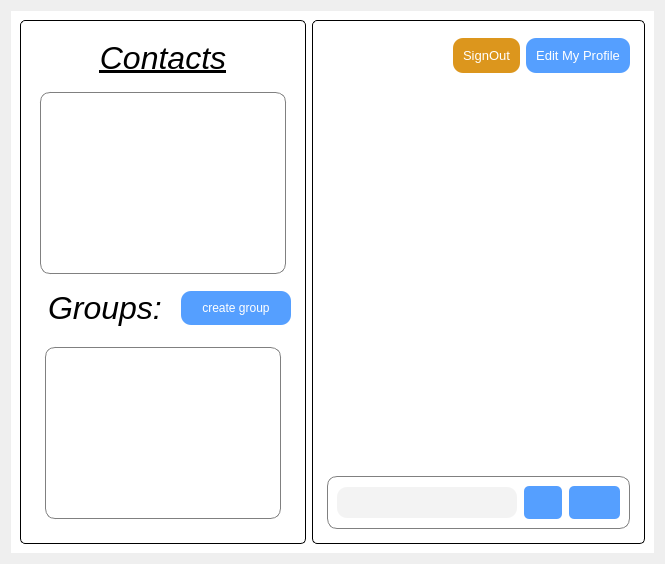
      <widget class="QWidget" name="main_window">
       <property name="sizePolicy">
        <sizepolicy hsizetype="Expanding" vsizetype="Expanding">
         <horstretch>0</horstretch>
         <verstretch>0</verstretch>
        </sizepolicy>
       </property>
       <layout class="QHBoxLayout" name="horizontalLayout_15">
        <item>
         <widget class="QWidget" name="StyleWholeMain" native="true">
          <property name="styleSheet">
           <string notr="true">padding:5px;
background-color:white;
</string>
          </property>
          <layout class="QHBoxLayout" name="horizontalLayout_5">
           <item>
            <widget class="QFrame" name="StylePaneLeft">
             <property name="styleSheet">
              <string notr="true">QFrame{
border:1px solid black;
border-radius:5px;
}</string>
             </property>
             <layout class="QVBoxLayout" name="verticalLayout_2">
              <property name="spacing">
               <number>6</number>
              </property>
              <property name="sizeConstraint">
               <enum>QLayout::SetDefaultConstraint</enum>
              </property>
              <item>
               <widget class="QLabel" name="label_4">
                <property name="font">
                 <font>
                  <pointsize>24</pointsize>
                  <italic>true</italic>
                  <bold>false</bold>
                  <underline>true</underline>
                 </font>
                </property>
                <property name="styleSheet">
                 <string notr="true">border:0;</string>
                </property>
                <property name="text">
                 <string>Contacts</string>
                </property>
                <property name="alignment">
                 <set>Qt::AlignCenter</set>
                </property>
               </widget>
              </item>
              <item>
               <widget class="QListWidget" name="contacts_list">
                <property name="sizePolicy">
                 <sizepolicy hsizetype="Preferred" vsizetype="Expanding">
                  <horstretch>0</horstretch>
                  <verstretch>0</verstretch>
                 </sizepolicy>
                </property>
                <property name="font">
                 <font>
                  <pointsize>10</pointsize>
                  <bold>false</bold>
                 </font>
                </property>
                <property name="focusPolicy">
                 <enum>Qt::ClickFocus</enum>
                </property>
                <property name="contextMenuPolicy">
                 <enum>Qt::DefaultContextMenu</enum>
                </property>
                <property name="styleSheet">
                 <string notr="true">QListView{
border:0;
padding:5px;
margin:5px;
border:1px solid grey;
border-radius:10px;
}
QListView::item{
background-color: rgb(220, 85, 0);
border-radius:10px;
padding:10px;
margin:10px;
}
QListView::item:selected{
background-color: rgb(150, 85, 0);
}</string>
                </property>
                <property name="frameShape">
                 <enum>QFrame::NoFrame</enum>
                </property>
                <property name="verticalScrollBarPolicy">
                 <enum>Qt::ScrollBarAlwaysOff</enum>
                </property>
                <property name="horizontalScrollBarPolicy">
                 <enum>Qt::ScrollBarAlwaysOff</enum>
                </property>
                <property name="alternatingRowColors">
                 <bool>false</bool>
                </property>
               </widget>
              </item>
              <item>
               <layout class="QHBoxLayout" name="horizontalLayout_3">
                <item>
                 <widget class="QLabel" name="label_11">
                  <property name="font">
                   <font>
                    <pointsize>24</pointsize>
                    <italic>true</italic>
                    <bold>false</bold>
                   </font>
                  </property>
                  <property name="styleSheet">
                   <string notr="true">border:0;</string>
                  </property>
                  <property name="text">
                   <string>Groups:</string>
                  </property>
                 </widget>
                </item>
                <item>
                 <widget class="QPushButton" name="createGroup_btn">
                  <property name="styleSheet">
                   <string notr="true">QPushButton{color: rgb(255, 255, 255);
background-color:rgb(85, 159, 255);
padding:10px;
border-radius:10px;
}
QPushButton:pressed{
background-color: rgb(79, 180,245);
}</string>
                  </property>
                  <property name="text">
                   <string>create group</string>
                  </property>
                 </widget>
                </item>
               </layout>
              </item>
              <item>
               <widget class="QListWidget" name="groups_list">
                <property name="sizePolicy">
                 <sizepolicy hsizetype="Preferred" vsizetype="Expanding">
                  <horstretch>0</horstretch>
                  <verstretch>0</verstretch>
                 </sizepolicy>
                </property>
                <property name="focusPolicy">
                 <enum>Qt::ClickFocus</enum>
                </property>
                <property name="styleSheet">
                 <string notr="true">QListView{
border:0;
padding:10px;
margin:10px;
border:1px solid grey;
border-radius:10px;
}
QListView::item{
background-color: rgb(220, 85, 0);
border-radius:10px;
padding:10px;
margin:10px;
}
QListView::item:selected{
background-color: rgb(150, 85, 0);
}</string>
                </property>
                <property name="verticalScrollBarPolicy">
                 <enum>Qt::ScrollBarAlwaysOff</enum>
                </property>
                <property name="horizontalScrollBarPolicy">
                 <enum>Qt::ScrollBarAlwaysOff</enum>
                </property>
                <property name="alternatingRowColors">
                 <bool>true</bool>
                </property>
                <property name="selectionMode">
                 <enum>QAbstractItemView::ContiguousSelection</enum>
                </property>
               </widget>
              </item>
             </layout>
            </widget>
           </item>
           <item>
            <widget class="QFrame" name="Style_rightPane">
             <property name="styleSheet">
              <string notr="true">QFrame{
border:1px solid black;
border-radius:5px;
}</string>
             </property>
             <layout class="QVBoxLayout" name="verticalLayout_3">
              <item>
               <layout class="QVBoxLayout" name="verticalLayout_4">
                <item>
                 <layout class="QHBoxLayout" name="horizontalLayout_6">
                  <item>
                   <widget class="QLabel" name="username_label_chat">
                    <property name="sizePolicy">
                     <sizepolicy hsizetype="Expanding" vsizetype="Preferred">
                      <horstretch>0</horstretch>
                      <verstretch>0</verstretch>
                     </sizepolicy>
                    </property>
                    <property name="font">
                     <font>
                      <pointsize>20</pointsize>
                      <bold>false</bold>
                     </font>
                    </property>
                    <property name="styleSheet">
                     <string notr="true">border:0;</string>
                    </property>
                    <property name="text">
                     <string/>
                    </property>
                   </widget>
                  </item>
                  <item>
                   <widget class="QPushButton" name="signout_btn">
                    <property name="sizePolicy">
                     <sizepolicy hsizetype="Preferred" vsizetype="Fixed">
                      <horstretch>0</horstretch>
                      <verstretch>0</verstretch>
                     </sizepolicy>
                    </property>
                    <property name="font">
                     <font>
                      <pointsize>10</pointsize>
                     </font>
                    </property>
                    <property name="styleSheet">
                     <string notr="true">QPushButton{
color: rgb(255, 255, 255);
background-color: rgb(220, 150, 29);
padding:10px;
border-radius:10px;
}
QPushButton:pressed{
background-color: rgb(150, 150, 29);
}</string>
                    </property>
                    <property name="text">
                     <string>SignOut</string>
                    </property>
                   </widget>
                  </item>
                  <item>
                   <widget class="QPushButton" name="editProfile_btn">
                    <property name="sizePolicy">
                     <sizepolicy hsizetype="Preferred" vsizetype="Fixed">
                      <horstretch>0</horstretch>
                      <verstretch>0</verstretch>
                     </sizepolicy>
                    </property>
                    <property name="font">
                     <font>
                      <pointsize>10</pointsize>
                     </font>
                    </property>
                    <property name="styleSheet">
                     <string notr="true">QPushButton{color: rgb(255, 255, 255);
background-color: rgb(85, 159, 255);
padding:10px;
border-radius:10px;
}
QPushButton:pressed{
background-color: rgb(79, 180,245);
}</string>
                    </property>
                    <property name="text">
                     <string>Edit My Profile</string>
                    </property>
                   </widget>
                  </item>
                 </layout>
                </item>
                <item>
                 <widget class="QLabel" name="userstatus_label_chat">
                  <property name="styleSheet">
                   <string notr="true">border:0;</string>
                  </property>
                  <property name="text">
                   <string/>
                  </property>
                 </widget>
                </item>
               </layout>
              </item>
              <item>
               <widget class="QListWidget" name="chat_pane">
                <property name="font">
                 <font>
                  <pointsize>14</pointsize>
                 </font>
                </property>
                <property name="focusPolicy">
                 <enum>Qt::NoFocus</enum>
                </property>
                <property name="autoFillBackground">
                 <bool>false</bool>
                </property>
                <property name="styleSheet">
                 <string notr="true">QListView{
border:0;
padding:10px;
margin:10px;
border-radius:10px;
}
QListView::item{
padding:10px;
margin:10px;
border:1px solid lightgrey;
border-radius:5px;
}</string>
                </property>
                <property name="frameShape">
                 <enum>QFrame::StyledPanel</enum>
                </property>
                <property name="verticalScrollBarPolicy">
                 <enum>Qt::ScrollBarAlwaysOff</enum>
                </property>
                <property name="horizontalScrollBarPolicy">
                 <enum>Qt::ScrollBarAlwaysOff</enum>
                </property>
                <property name="sizeAdjustPolicy">
                 <enum>QAbstractScrollArea::AdjustIgnored</enum>
                </property>
                <property name="autoScroll">
                 <bool>true</bool>
                </property>
                <property name="alternatingRowColors">
                 <bool>false</bool>
                </property>
                <property name="selectionMode">
                 <enum>QAbstractItemView::NoSelection</enum>
                </property>
                <property name="textElideMode">
                 <enum>Qt::ElideNone</enum>
                </property>
                <property name="verticalScrollMode">
                 <enum>QAbstractItemView::ScrollPerItem</enum>
                </property>
                <property name="horizontalScrollMode">
                 <enum>QAbstractItemView::ScrollPerPixel</enum>
                </property>
                <property name="movement">
                 <enum>QListView::Static</enum>
                </property>
                <property name="flow">
                 <enum>QListView::TopToBottom</enum>
                </property>
                <property name="isWrapping" stdset="0">
                 <bool>false</bool>
                </property>
                <property name="layoutMode">
                 <enum>QListView::SinglePass</enum>
                </property>
                <property name="viewMode">
                 <enum>QListView::ListMode</enum>
                </property>
                <property name="wordWrap">
                 <bool>true</bool>
                </property>
                <property name="selectionRectVisible">
                 <bool>false</bool>
                </property>
               </widget>
              </item>
              <item>
               <widget class="QFrame" name="Style_pallete_send">
                <property name="styleSheet">
                 <string notr="true">QFrame{
border-radius:10px;
border:1px solid grey;
}</string>
                </property>
                <layout class="QHBoxLayout" name="horizontalLayout_4">
                 <property name="spacing">
                  <number>1</number>
                 </property>
                 <property name="leftMargin">
                  <number>1</number>
                 </property>
                 <property name="topMargin">
                  <number>1</number>
                 </property>
                 <property name="rightMargin">
                  <number>1</number>
                 </property>
                 <property name="bottomMargin">
                  <number>1</number>
                 </property>
                 <item>
                  <widget class="QLineEdit" name="message_box_chat">
                   <property name="font">
                    <font>
                     <pointsize>14</pointsize>
                    </font>
                   </property>
                   <property name="styleSheet">
                    <string notr="true">QLineEdit{
background-color: rgb(243, 243, 243);
border-radius:10px;
padding:3px;
margin:3px;
}
</string>
                   </property>
                  </widget>
                 </item>
                 <item>
                  <widget class="QPushButton" name="emoji_btn">
                   <property name="sizePolicy">
                    <sizepolicy hsizetype="Preferred" vsizetype="Preferred">
                     <horstretch>0</horstretch>
                     <verstretch>0</verstretch>
                    </sizepolicy>
                   </property>
                   <property name="minimumSize">
                    <size>
                     <width>2</width>
                     <height>2</height>
                    </size>
                   </property>
                   <property name="styleSheet">
                    <string notr="true">QPushButton{
	background-image: url(:/profile/resources/happy.png);
background-repeat:norepeat;
background-position: center;
background-color: rgb(85, 159, 255);
border-radius:5px;
padding:3px;
margin:3px;
}
QPushButton:pressed{
background-color: rgb(79, 180,245);
}</string>
                   </property>
                   <property name="text">
                    <string/>
                   </property>
                  </widget>
                 </item>
                 <item>
                  <widget class="QPushButton" name="send_btn_chat">
                   <property name="sizePolicy">
                    <sizepolicy hsizetype="Preferred" vsizetype="Preferred">
                     <horstretch>0</horstretch>
                     <verstretch>0</verstretch>
                    </sizepolicy>
                   </property>
                   <property name="baseSize">
                    <size>
                     <width>0</width>
                     <height>0</height>
                    </size>
                   </property>
                   <property name="font">
                    <font>
                     <pointsize>8</pointsize>
                    </font>
                   </property>
                   <property name="focusPolicy">
                    <enum>Qt::ClickFocus</enum>
                   </property>
                   <property name="contextMenuPolicy">
                    <enum>Qt::NoContextMenu</enum>
                   </property>
                   <property name="autoFillBackground">
                    <bool>false</bool>
                   </property>
                   <property name="styleSheet">
                    <string notr="true">QPushButton{
image: url(:/profile/resources/round_send_white_36dp.png);
background-repeat:norepeat;
background-position: center;
background-color: rgb(85, 159, 255);
border-radius:5px;
padding:10px;
margin:3px;
}
QPushButton:pressed{
background-color: rgb(79, 180,245);
}</string>
                   </property>
                   <property name="text">
                    <string/>
                   </property>
                   <property name="iconSize">
                    <size>
                     <width>10</width>
                     <height>10</height>
                    </size>
                   </property>
                   <property name="flat">
                    <bool>false</bool>
                   </property>
                  </widget>
                 </item>
                </layout>
               </widget>
              </item>
             </layout>
            </widget>
           </item>
          </layout>
         </widget>
        </item>
       </layout>
      </widget>
